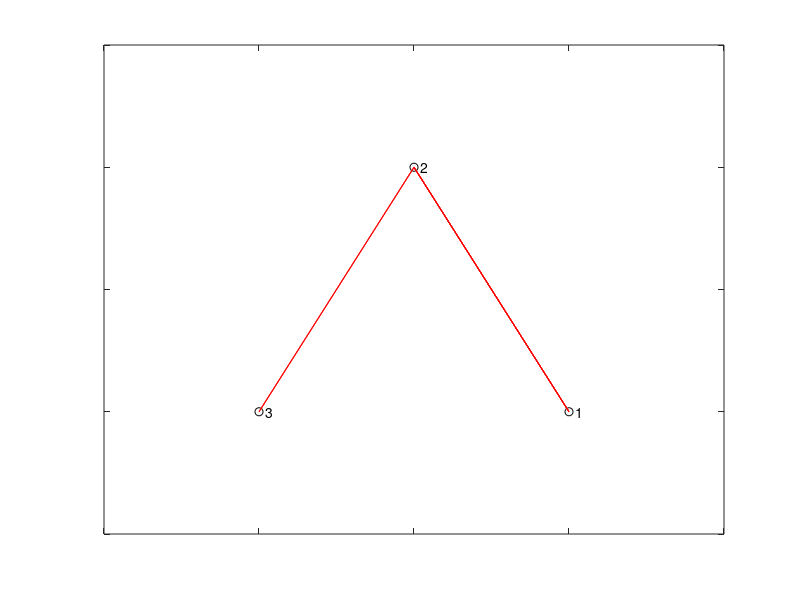
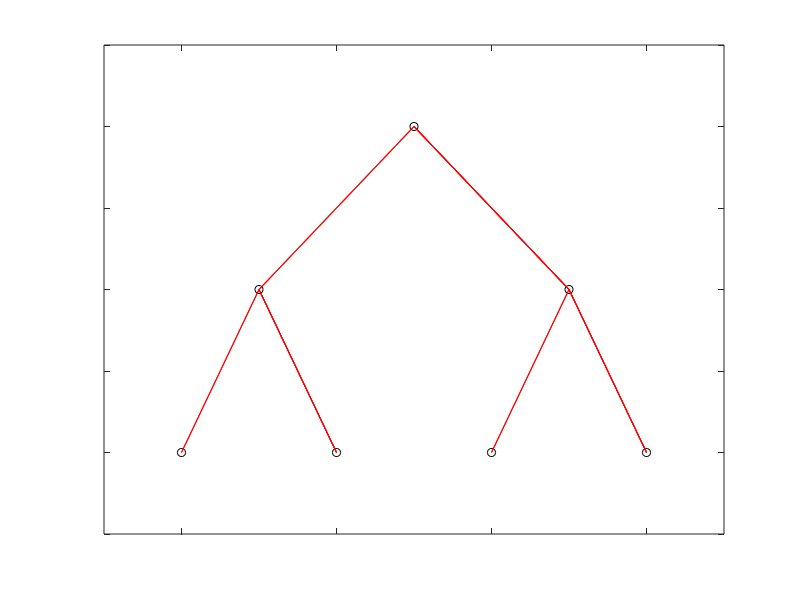

The MATLAB source for these figures, in order: (Note: this script raises an error after producing the figures.)
clear; % Clear previous variables
close all; % Close all figures

% Define structure of tree 1 and tree 2
p1 = [2 0 2]; % Example structure for tree 1
p2 = [2 4 2 0 6 4 6]; % Example structure for tree 2

% Plot tree 1 
figure(1); % Create a new figure for tree 1
treeplot(p1); % Plot the tree starting from node 1
[x1, y1] = treelayout(p1); % Calculate layout for tree 1
text(x1 + 0.02, y1, {'1', '2', '3'}); % Add labels to nodes

% Plot tree 2
figure(2); % Create a new figure for tree 2
treeplot(p2); % Plot the tree starting from node 1 with structure p2
[x2, y2] = treelayout(p2); % Calculate layout for tree 2
text(x2 + 0.02, y2, {'1', '2', '3', '4', '5', '6', '7'}); % Add labels to nodes


p3 = [2 4 2 8 6 4 6 0 10 12 10 8 14 12 14];
figure(3);
treeplot(p3);
[x3,y3] = treelayout(p3);
text(x3 + 0.02,y3,{'1', '2', '3', '4', '5', '6', '7','8','9','10','11','12','13','14','15'});

p3 = [2 4 2 8 6 4 6 0 10 12 10 8 14 12 14];
figure(3);
treeplot(p3);
[x3,y3] = treelayout(p3);
text(x3 + 0.02,y3,{'1', '2', '3', '4', '5', '6', '7','8','9','10','11','12','13','14','15'});

p4 = [2 4 2 8 6 4 6 16 10 12 10 8 14 12 14 0 18 20 18 24 22 20 22 16 26 28 26 24 30 28 30]; % Adjusted structure for tree 4
figure(4); % Create a new figure window
treeplot(p4); % Plot the tree based on the structure defined in p4
[x4, y4] = treelayout(p4); % Calculate the layout positions for the nodes
labels = arrayfun(@num2str, 1:31, 'UniformOutput', false); % Generate labels from '1' to '31'
text(x4 + 0.02, y4, labels); % Add labels to the nodes

